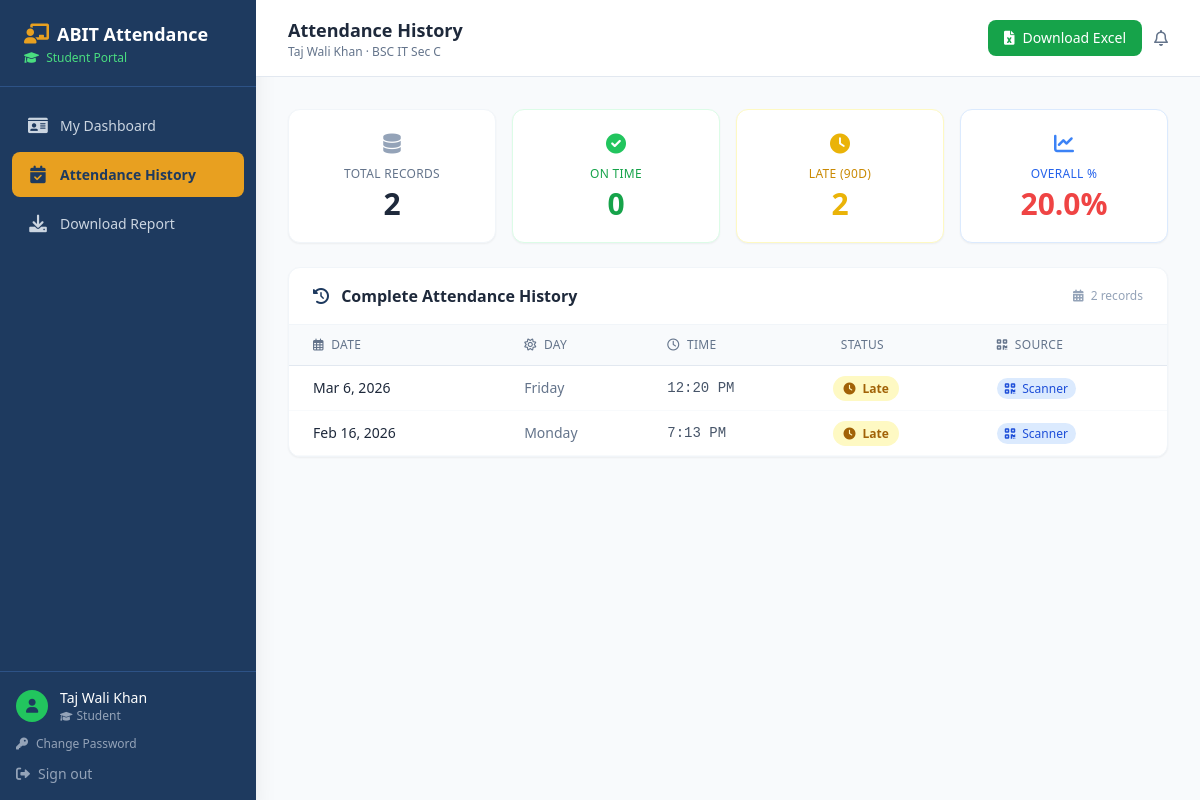
/student/attendance/ (signed in), run on the app's committed database.
### core/models.py (models this page shows, shortened)
class Student(models.Model):
    student_id    = models.CharField(max_length=20, unique=True, db_index=True)
    name = models.CharField(max_length=100)
    course = models.CharField(max_length=50, blank=True, default='')   # e.g. Btech
    branch = models.CharField(max_length=50, blank=True, default='')   # e.g. CSE
    section = models.CharField(max_length=20, blank=True, default='')   # e.g. A
    student_class = models.CharField(max_length=100)
    email = models.EmailField(blank=True, null=True)
    face_enrolled = models.BooleanField(default=False)
    qr_generated  = models.BooleanField(default=False)
    created_at = models.DateTimeField(auto_now_add=True)
    updated_at = models.DateTimeField(auto_now=True)
    admission_year = models.PositiveIntegerField(null=True, blank=True, help_text="e.g. 2022 for the 2022-26 batch")
    class Meta:
        ordering = ['course', 'branch', 'section', 'name']
        verbose_name = 'Student'
        verbose_name_plural = 'Students'
    @property
    def attendance_percentage(self):
        from .models_phase2 import AcademicSession
        from datetime import date
        session = AcademicSession.objects.filter(course=self.course, is_active=True).first()
        total_present = Attendance.objects.filter(student=self).count()
        if session:
            working_days = session.get_working_days(up_to_date=date.today())
        else:
            working_days = Attendance.objects.values('date').distinct().count()
        if working_days == 0:
            return 0.0
        return round((total_present / working_days) * 100, 1)
    @property
    def batch(self):
        from .models_phase2 import get_batch_string
        return get_batch_string(self.admission_year, self.course)

class Attendance(models.Model):
    student = models.ForeignKey(
        Student,
        on_delete=models.CASCADE,
        related_name='attendance_records'
    )
    date = models.DateField(db_index=True)
    time = models.TimeField()
    is_late = models.BooleanField(default=False)
    is_manual = models.BooleanField(default=False)
    marked_at = models.DateTimeField(auto_now_add=True)
    class Meta:
        unique_together = ('student', 'date')
        ordering = ['-date', 'time']
        verbose_name = 'Attendance Record'
        verbose_name_plural = 'Attendance Records'

### core/views.py (the view)
# urls.py: path('student/attendance/', views.StudentAttendanceView.as_view(), name='student_attendance'),
@method_decorator(login_required, name='dispatch')
class StudentAttendanceView(StudentRequiredMixin, View):
    def get(self, request):
        profile = get_object_or_404(StudentProfile, user=request.user)
        student = profile.student
        records = Attendance.objects.filter(student=student).order_by('-date')
        trend = get_student_trend(student.student_id, days=90)
        on_time_count = records.filter(is_late=False).count()
        late_count = records.filter(is_late=True).count()
        return render(request, 'dashboard/student_attendance.html', {
            'student': student,
            'records': records,
            'trend': trend,
            'on_time_count': on_time_count,
            'late_count': late_count,
        })

### core/templates/dashboard/Student_attendance.html (shortened to what this page needs)
{% extends "dashboard/base.html" %}
{% block page_title %}Attendance History{% endblock %}
{% block page_subtitle %}{{ student.name }} · {{ student.student_class }}{% endblock %}
{% block header_actions %}
  <a href="{% url 'student_report_download' %}"
     class="flex items-center gap-2 bg-green-600 hover:bg-green-700 text-white text-sm font-medium px-4 py-2 rounded-lg transition-colors">
    <i class="fas fa-file-excel text-sm"></i>
    Download Excel
  </a>
{% endblock %}
{% block content %}
<div class="grid grid-cols-2 lg:grid-cols-4 gap-4 mb-6">
  <div class="bg-white rounded-xl border border-slate-100 shadow-sm p-5 text-center">
    <i class="fas fa-database text-slate-400 text-xl mb-2 block"></i>
    <p class="text-xs text-slate-500 uppercase tracking-wide font-medium mb-1">Total Records</p>
    <p class="text-3xl font-bold text-slate-800">{{ records|length }}</p>
  </div>
  <div class="bg-white rounded-xl border border-green-100 shadow-sm p-5 text-center">
    <i class="fas fa-check-circle text-green-500 text-xl mb-2 block"></i>
    <p class="text-xs text-green-600 uppercase tracking-wide font-medium mb-1">On Time</p>
    <p class="text-3xl font-bold text-green-600">{{ on_time_count }}</p>
  </div>
  <div class="bg-white rounded-xl border border-yellow-100 shadow-sm p-5 text-center">
    <i class="fas fa-clock text-yellow-500 text-xl mb-2 block"></i>
    <p class="text-xs text-yellow-600 uppercase tracking-wide font-medium mb-1">Late (90d)</p>
    <p class="text-3xl font-bold text-yellow-500">{{ late_count }}</p>
  </div>
  <div class="bg-white rounded-xl border border-blue-100 shadow-sm p-5 text-center">
    <i class="fas fa-chart-line text-blue-500 text-xl mb-2 block"></i>
    <p class="text-xs text-blue-600 uppercase tracking-wide font-medium mb-1">Overall %</p>
    <p class="text-3xl font-bold {% if student.attendance_percentage >= 75 %}text-green-600{% elif student.attendance_percentage >= 50 %}text-yellow-500{% else %}text-red-500{% endif %}">
      {{ student.attendance_percentage }}%
    </p>
  </div>
</div>
<div class="bg-white rounded-xl border border-slate-100 shadow-sm overflow-hidden">
  <div class="px-6 py-4 border-b border-slate-100 flex items-center justify-between">
    <h3 class="font-semibold text-slate-800">
      <i class="fas fa-history text-primary mr-2"></i> Complete Attendance History
    </h3>
    <span class="text-xs text-slate-400">
      <i class="fas fa-calendar-alt mr-1"></i> {{ records|length }} record{{ records|length|pluralize }}
    </span>
  </div>
  {% if records %}
  <div class="overflow-x-auto">
    <table class="w-full text-sm">
      <thead class="bg-slate-50 border-b border-slate-200">
        <tr>
          <th class="text-left text-slate-500 font-medium text-xs uppercase tracking-wide px-6 py-3">
            <i class="far fa-calendar-alt mr-1"></i> Date
          </th>
          <th class="text-left text-slate-500 font-medium text-xs uppercase tracking-wide px-4 py-3">
            <i class="far fa-sun mr-1"></i> Day
          </th>
          <th class="text-left text-slate-500 font-medium text-xs uppercase tracking-wide px-4 py-3">
            <i class="far fa-clock mr-1"></i> Time
          </th>
          <th class="text-left text-slate-500 font-medium text-xs uppercase tracking-wide px-4 py-3">
             Status
          </th>
          <th class="text-left text-slate-500 font-medium text-xs uppercase tracking-wide px-4 py-3">
            <i class="fas fa-qrcode mr-1"></i> Source
          </th>
        </tr>
      </thead>
      <tbody>
        {% for record in records %}
        <tr class="border-b border-slate-50 hover:bg-slate-50 transition-colors">
          <td class="px-6 py-3 font-medium text-slate-800">{{ record.date|date:"M j, Y" }}</td>
          <td class="px-4 py-3 text-slate-500">{{ record.date|date:"l" }}</td>
          <td class="px-4 py-3 font-mono text-slate-600">{{ record.time|time:"g:i A" }}</td>
          <td class="px-4 py-3">
            {% if record.is_late %}
              <span class="bg-yellow-100 text-yellow-700 text-xs font-semibold px-2.5 py-1 rounded-full">
                <i class="fas fa-clock mr-1 text-xs"></i> Late
              </span>
            {% else %}
              <span class="bg-green-100 text-green-700 text-xs font-semibold px-2.5 py-1 rounded-full">
                <i class="fas fa-check-circle mr-1 text-xs"></i> On Time
              </span>
            {% endif %}
          </td>
          <td class="px-4 py-3">
            {% if record.is_manual %}
              <span class="text-xs bg-amber-100 text-amber-700 px-2 py-0.5 rounded-full">
                <i class="fas fa-pen-alt mr-1 text-xs"></i> Manual
              </span>
            {% else %}
              <span class="text-xs bg-blue-100 text-blue-700 px-2 py-0.5 rounded-full">
                <i class="fas fa-qrcode mr-1 text-xs"></i> Scanner
              </span>
            {% endif %}
          </td>
        </tr>
        {% endfor %}
      </tbody>
    </table>
  </div>
  {% endif %}
</div>
{% endblock %}

### core/templates/dashboard/base.html (shortened to what this page needs)
<!DOCTYPE html>
<html lang="en">
<head>
  <script src="https://cdn.tailwindcss.com"></script>
  <link rel="stylesheet" href="https://cdnjs.cloudflare.com/ajax/libs/font-awesome/6.0.0-beta3/css/all.min.css">
</head>
<body class="bg-slate-50 text-slate-800 min-h-screen flex">
  <aside class="w-64 bg-primary min-h-screen flex flex-col fixed top-0 left-0 z-10 shadow-xl">
    <div class="px-6 py-5 border-b border-primary-light">
      <div class="flex items-center gap-2">
        <i class="fas fa-chalkboard-user text-accent text-xl"></i>
        <h1 class="text-white font-bold text-lg leading-tight">ABIT Attendance</h1>
      </div>
      {% if is_admin %}
        <p class="text-slate-400 text-xs mt-0.5"><i class="fas fa-crown text-xs mr-1"></i> Administrator</p>
      {% elif is_teacher %}
        <p class="text-yellow-400 text-xs mt-0.5 font-medium"><i class="fas fa-chalkboard text-xs mr-1"></i> Teacher Portal</p>
      {% elif is_student %}
        <p class="text-green-400 text-xs mt-0.5 font-medium"><i class="fas fa-graduation-cap text-xs mr-1"></i> Student Portal</p>
      {% endif %}
    </div>
    <nav class="flex-1 px-3 py-4 space-y-1 overflow-y-auto">
      {% if is_admin %}
      <a href="{% url 'dashboard' %}"
         class="sidebar-link {% if request.resolver_match.url_name == 'dashboard' %}active{% endif %}">
        <i class="fas fa-tachometer-alt"></i>
        <span>Dashboard</span>
      </a>
      <a href="{% url 'scanner' %}"
         class="sidebar-link {% if request.resolver_match.url_name == 'scanner' %}active{% endif %}">
        <i class="fas fa-qrcode"></i>
        <span>Live Scanner</span>
      </a>
      <div class="pt-2 pb-1 px-4 flex items-center gap-2 text-slate-500 text-xs font-semibold uppercase tracking-widest">
        <i class="fas fa-sliders-h text-[10px]"></i>
        <span>Manage</span>
      </div>
      <a href="{% url 'students' %}"
         class="sidebar-link {% if request.resolver_match.url_name in 'students,student_detail,student_edit' %}active{% endif %}">
        <i class="fas fa-users"></i>
        <span>Students</span>
      </a>
      <a href="{% url 'student_add' %}"
         class="sidebar-link {% if request.resolver_match.url_name == 'student_add' %}active{% endif %}">
        <i class="fas fa-user-plus"></i>
        <span>Add Student</span>
      </a>
      <a href="{% url 'student_import' %}"
         class="sidebar-link {% if request.resolver_match.url_name == 'student_import' %}active{% endif %}">
        <i class="fas fa-file-csv"></i>
        <span>Import CSV</span>
      </a>
      <a href="{% url 'qr_generate' %}"
         class="sidebar-link {% if request.resolver_match.url_name == 'qr_generate' %}active{% endif %}">
        <i class="fas fa-qrcode"></i>
        <span>QR Codes</span>
      </a>
      <a href="{% url 'face_enroll' %}"
         class="sidebar-link {% if 'face_enroll' in request.resolver_match.url_name %}active{% endif %}">
        <i class="fas fa-face-smile"></i>
        <span>Face Enrollment</span>
      </a>
      <a href="{% url 'manual_attendance' %}"
         class="sidebar-link {% if request.resolver_match.url_name == 'manual_attendance' %}active{% endif %}">
        <i class="fas fa-pen-alt"></i>
        <span>Manual Attendance</span>
      </a>
      <a href="{% url 'attendance_upload' %}"
         class="sidebar-link {% if request.resolver_match.url_name == 'attendance_upload' %}active{% endif %}">
        <i class="fas fa-upload"></i>
        <span>Upload Attendance</span>
      </a>
      <div class="pt-2 pb-1 px-4 flex items-center gap-2 text-slate-500 text-xs font-semibold uppercase tracking-widest">
        <i class="fas fa-chart-line text-[10px]"></i>
        <span>Reports</span>
      </div>
      <a href="{% url 'reports' %}"
         class="sidebar-link {% if request.resolver_match.url_name == 'reports' %}active{% endif %}">
        <i class="fas fa-chart-pie"></i>
        <span>Reports</span>
      </a>
      <a href="{% url 'admin_change_requests' %}"
         class="sidebar-link {% if request.resolver_match.url_name == 'admin_change_requests' %}active{% endif %}">
        <i class="fas fa-clipboard-list"></i>
        <span>Change Requests</span>
        {% with pending=pending_change_count %}
        {% if pending %}<span class="ml-auto bg-red-500 text-white text-xs font-bold px-1.5 py-0.5 rounded-full">{{ pending }}</span>{% endif %}
        {% endwith %}
      </a>
      <a href="{% url 'settings' %}"
         class="sidebar-link {% if request.resolver_match.url_name == 'settings' %}active{% endif %}">
        <i class="fas fa-cog"></i>
        <span>Settings</span>
      </a>
      {% elif is_student %}
      <a href="{% url 'student_dashboard' %}"
         class="sidebar-link {% if request.resolver_match.url_name == 'student_dashboard' %}active{% endif %}">
        <i class="fas fa-id-card"></i>
        <span>My Dashboard</span>
      </a>
      <a href="{% url 'student_attendance' %}"
         class="sidebar-link {% if request.resolver_match.url_name == 'student_attendance' %}active{% endif %}">
        <i class="fas fa-calendar-check"></i>
        <span>Attendance History</span>
      </a>
      <a href="{% url 'student_report_download' %}"
         class="sidebar-link">
        <i class="fas fa-download"></i>
        <span>Download Report</span>
      </a>
      {% endif %}
    </nav>
    <div class="px-4 py-4 border-t border-primary-light space-y-3">
      <div class="flex items-center gap-3">
        <div class="w-8 h-8 rounded-full {% if is_admin %}bg-accent{% elif is_teacher %}bg-yellow-500{% else %}bg-green-500{% endif %} flex items-center justify-center text-primary font-bold text-sm flex-shrink-0">
          {% if is_admin %}<i class="fas fa-shield-alt text-primary text-sm"></i>{% elif is_teacher %}<i class="fas fa-chalkboard-user text-primary text-sm"></i>{% else %}<i class="fas fa-user text-primary text-sm"></i>{% endif %}
        </div>
        <div class="min-w-0">
          <p class="text-white text-sm font-medium truncate">{{ request.user.get_full_name|default:request.user.username }}</p>
          <p class="text-slate-400 text-xs">
            {% if is_admin %}<i class="fas fa-crown text-[10px] mr-1"></i>Administrator
            {% elif is_teacher %}<i class="fas fa-chalkboard text-[10px] mr-1"></i>Teacher
            {% else %}<i class="fas fa-graduation-cap text-[10px] mr-1"></i>Student{% endif %}
          </p>
        </div>
      </div>
      <a href="{% url 'password_change' %}"
         class="flex items-center gap-2 text-slate-400 hover:text-white text-xs transition-colors">
        <i class="fas fa-key text-xs"></i>
        <span>Change Password</span>
      </a>
      <a href="{% url 'logout' %}"
         class="flex items-center gap-2 text-slate-400 hover:text-white text-sm transition-colors">
        <i class="fas fa-sign-out-alt"></i>
        <span>Sign out</span>
      </a>
    </div>
  </aside>
  <main class="ml-64 flex-1 flex flex-col min-h-screen">
    <header class="bg-white border-b border-slate-200 px-8 py-4 flex items-center justify-between sticky top-0 z-10">
      <div>
        <h2 class="font-semibold text-slate-800 text-lg">{% block page_title %}Dashboard{% endblock %}</h2>
        <p class="text-slate-500 text-xs">{% block page_subtitle %}{% endblock %}</p>
      </div>
      <div class="flex items-center gap-3">
        {% block header_actions %}{% endblock %}
        <div class="text-slate-500 hover:text-primary transition-colors cursor-pointer">
          <i class="far fa-bell"></i>
        </div>
      </div>
    </header>
    <div class="flex-1 p-8">
      {% block content %}{% endblock %}
    </div>
  </main>
</body>
</html>

### data on the page
Student: name "Taj Wali Khan", student_class "BSC IT Sec C", attendance_percentage "20.0"
Attendance: date "Mar 6, 2026", date "Friday", time "12:20 PM", is_late True (drawn), is_manual False (drawn)
Attendance: date "Feb 16, 2026", date "Monday", time "7:13 PM", is_late True (drawn), is_manual False (drawn)

### other printed values
{{ request.user.get_full_name|default:request.user.username }} "Taj Wali Khan"
{{ records|length }} "2"
{{ on_time_count }} "0"
{{ late_count }} "2"
